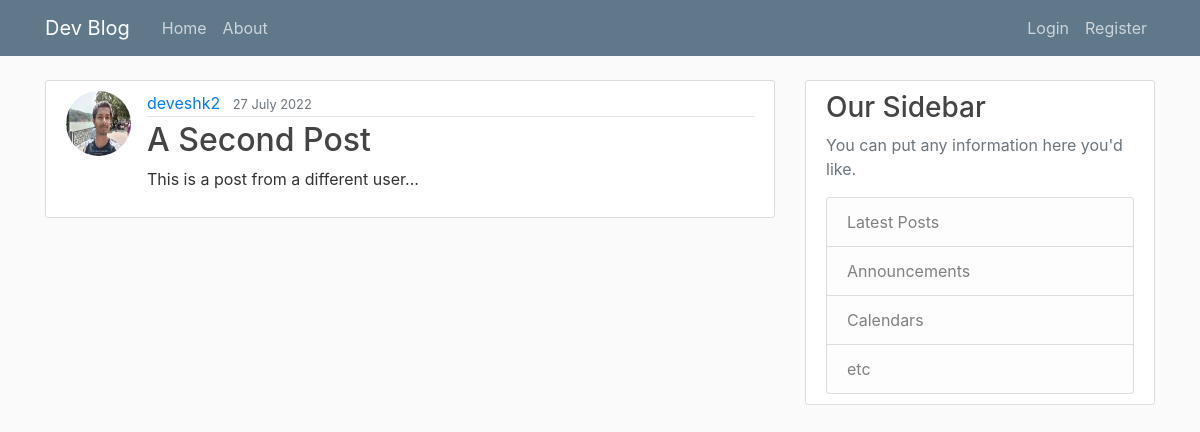
The app's page /post/4 with its own data.
### FlaskBlog/models.py (models this page shows, shortened)
class User(db.Model, UserMixin):
    id = db.Column(db.Integer, primary_key=True)
    username = db.Column(db.String(20), unique=True, nullable=False)
    email = db.Column(db.String(120), unique=True, nullable=False)
    image_file = db.Column(db.String(120), nullable=False, default="default.jpg")
    password = db.Column(db.String(60), nullable=False)
    posts = db.relationship("Post", backref="author", lazy=True)

class Post(db.Model):
    id = db.Column(db.Integer, primary_key=True)
    title = db.Column(db.String(100), nullable=False)
    date_posted = db.Column(db.DateTime, nullable=False, default=date.today())
    content = db.Column(db.Text, nullable=False)
    user_id = db.Column(db.Integer, db.ForeignKey("user.id"), nullable=False)

### FlaskBlog/Posts/route.py (the view)
@posts.route("/post/<int:post_id>")
def my_post(post_id):
    post = Post.query.get_or_404(post_id)
    return render_template("post.html", title=post.title, post=post)

### FlaskBlog/templates/post.html (shortened to what this page needs)
{% extends "layout.html" %}
{% block content %}
<article class="media content-section">
    <img class="rounded-circle article-img"
         src="{{ url_for('static', filename='profile_pics/' + post.author.image_file) }}">
    <div class="media-body">
        <div class="article-metadata">
            <a class="mr-2" href="{{ url_for('users.user_posts', username=post.author.username) }}">{{ post.author.username }}</a>
            <small class="text-muted">{{ post.date_posted.strftime("%d %B %Y") }}</small>
        </div>
        <h2 class="article-title">{{ post.title }}</h2>
        <p class="article-content">{{ post.content }}</p>
    </div>
</article>
{% endblock content %}

### FlaskBlog/static/main.css (style rules this page uses)
body { background: #fafafa; color: #333333; margin-top: 5rem; }
h1, h2, h3, h4, h5, h6 { color: #444444; }
.content-section { background: #ffffff; padding: 10px 20px; border: 1px solid #dddddd; border-radius: 3px; margin-bottom: 20px; }
.article-title { color: #444444; }
.article-content { white-space: pre-line; }
.article-img { height: 65px; width: 65px; margin-right: 16px; }
.article-metadata { padding-bottom: 1px; margin-bottom: 4px; border-bottom: 1px solid #e3e3e3 }

### records on screen
User: image_file (picture), author.username "deveshk2"
Post: date_posted "27 July 2022", title "A Second Post", content "This is a post from a different user..."
